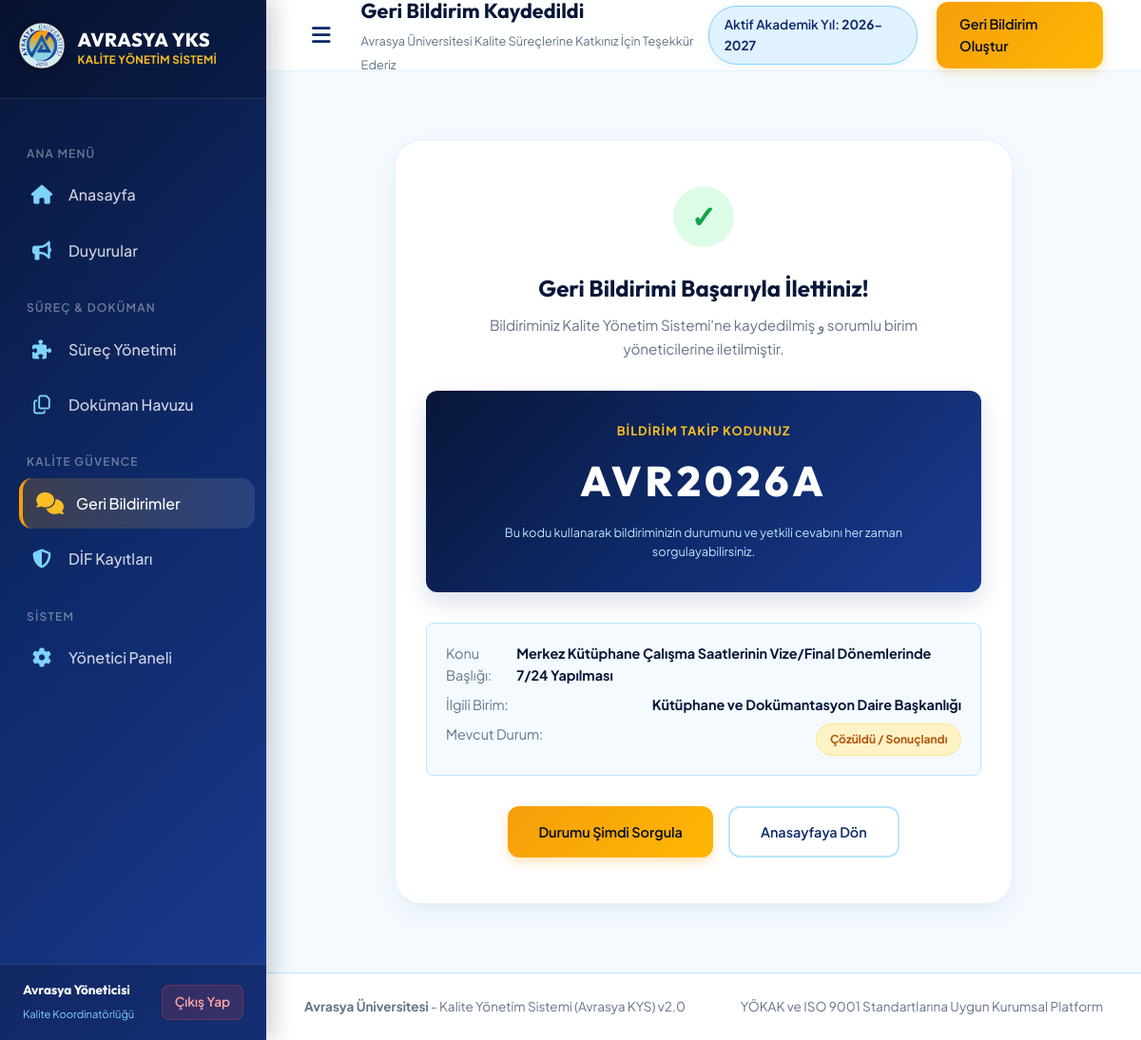
/feedback/success/AVR2026A/, run on the app's committed database.
### feedback/models.py (models this page shows, shortened)
class Feedback(models.Model):
    TYPE_CHOICES = [
        ('öneri', 'Öneri / Tavsiye'),
        ('şikayet', 'Şikayet / Memnuniyetsizlik'),
        ('takdir', 'Takdir / Teşekkür'),
        ('diğer', 'Diğer Kalite Bildirimi'),
    ]
    USER_TYPE_CHOICES = [
        ('öğrenci', 'Öğrenci'),
        ('akademik', 'Akademik Personel'),
        ('idari', 'İdari Personel'),
        ('dış', 'Dış Paydaş / Ziyaretçi'),
    ]
    STATUS_CHOICES = [
        ('beklemede', 'Beklemede / İçe aktarıldı'),
        ('islemde', 'Değerlendirme Aşamasında'),
        ('cozuldu', 'Çözüldü / Sonuçlandı'),
    ]
    tracking_code = models.CharField(max_length=15, unique=True, default=generate_tracking_code, verbose_name="Takip Kodu")
    feedback_type = models.CharField(max_length=20, choices=TYPE_CHOICES, default='öneri', verbose_name="Bildirim Türü")
    user_type = models.CharField(max_length=20, choices=USER_TYPE_CHOICES, default='öğrenci', verbose_name="Paydaş Türü")
    unit = models.CharField(max_length=150, verbose_name="İlgili Birim / Fakülte", default="Avrasya Üniversitesi Genel")
    name_surname = models.CharField(max_length=100, blank=True, null=True, default="Anonim Paydaş", verbose_name="Ad Soyad")
    email = models.EmailField(blank=True, null=True, verbose_name="E-Posta")
    subject = models.CharField(max_length=200, verbose_name="Konu")
    message = models.TextField(verbose_name="Bildirim Detayı / Mesaj")
    status = models.CharField(max_length=20, choices=STATUS_CHOICES, default='beklemede', verbose_name="Durum")
    admin_response = models.TextField(blank=True, null=True, verbose_name="Birim / Kalite Koordinatörlüğü Cevabı")
    created_at = models.DateTimeField(auto_now_add=True, verbose_name="Oluşturulma Tarihi")
    updated_at = models.DateTimeField(auto_now=True, verbose_name="Son Güncelleme")
    class Meta:
        verbose_name = "Geri Bildirim"
        verbose_name_plural = "Geri Bildirimler"
        ordering = ['-created_at']

### feedback/views.py (the view)
# urls.py: path('success/<str:tracking_code>/', views.feedback_success, name='feedback_success'),
def feedback_success(request, tracking_code):
    fb = get_object_or_404(Feedback, tracking_code=tracking_code)
    return render(request, 'feedback/feedback_success.html', {'feedback': fb})

### templates/feedback/feedback_success.html (shortened to what this page needs)
{% extends 'base.html' %}
{% load static %}
{% block page_subtitle %}Avrasya Üniversitesi Kalite Süreçlerine Katkınız İçin Teşekkür Ederiz{% endblock %}
{% block content %}
<div style="max-width: 650px; margin: 2rem auto; text-align: center;">
    <div class="section-card" style="padding: 3rem 2rem;">
        <div style="width: 64px; height: 64px; background: #dcfce7; color: #16a34a; border-radius: 50%; display: flex; align-items: center; justify-content: center; font-size: 2rem; font-weight: bold; margin: 0 auto 1.5rem;">
            ✓
        </div>
        <h2 style="color: var(--navy-900); margin-bottom: 0.5rem;">Geri Bildirimi Başarıyla İlettiniz!</h2>
        <p style="color: var(--text-muted); font-size: 0.95rem; max-width: 480px; margin: 0 auto 2rem;">
            Bildiriminiz Kalite Yönetim Sistemi'ne kaydedilmiş و sorumlu birim yöneticilerine iletilmiştir.
        </p>
        <div style="background: var(--navy-gradient); color: #fff; padding: 2rem; border-radius: 12px; margin-bottom: 2rem; position: relative; overflow: hidden; box-shadow: 0 10px 25px rgba(15, 42, 106, 0.15);">
            <span style="font-size: 0.8rem; text-transform: uppercase; color: var(--gold-400); font-weight: 700; letter-spacing: 1px; display: block; margin-bottom: 0.5rem;">
                BİLDİRİM TAKİP KODUNUZ
            </span>
            <div style="font-family: 'Outfit', sans-serif; font-size: 2.75rem; font-weight: 800; color: #fff; letter-spacing: 4px; margin: 0.5rem 0;">
                {{ feedback.tracking_code }}
            </div>
            <p style="font-size: 0.8rem; color: var(--ice-200); margin: 0;">
                Bu kodu kullanarak bildiriminizin durumunu ve yetkili cevabını her zaman sorgulayabilirsiniz.
            </p>
        </div>
        <div style="background: var(--ice-50); border: 1px solid var(--ice-200); padding: 1.25rem; border-radius: 8px; text-align: left; margin-bottom: 2rem;">
            <div style="display: flex; justify-content: space-between; margin-bottom: 0.5rem; font-size: 0.9rem;">
                <span style="color: var(--text-muted);">Konu Başlığı:</span>
                <strong style="color: var(--navy-900);">{{ feedback.subject }}</strong>
            </div>
            <div style="display: flex; justify-content: space-between; margin-bottom: 0.5rem; font-size: 0.9rem;">
                <span style="color: var(--text-muted);">İlgili Birim:</span>
                <strong style="color: var(--navy-900);">{{ feedback.unit }}</strong>
            </div>
            <div style="display: flex; justify-content: space-between; font-size: 0.9rem;">
                <span style="color: var(--text-muted);">Mevcut Durum:</span>
                <span class="status-badge badge-pending">{{ feedback.get_status_display }}</span>
            </div>
        </div>
        <div style="display: flex; justify-content: center; gap: 1rem; flex-wrap: wrap;">
            <a href="{% url 'feedback_track' %}?code={{ feedback.tracking_code }}" class="btn btn-gold" style="padding: 0.85rem 2rem; font-weight: 600;">
                Durumu Şimdi Sorgula
            </a>
            <a href="{% url 'dashboard' %}" class="btn btn-outline" style="padding: 0.85rem 2rem; font-weight: 600;">
                Anasayfaya Dön
            </a>
        </div>
    </div>
</div>
{% endblock %}

### static/css/style.css (style rules this page uses)
:root { --navy-950: #050d21; --navy-900: #081638; --navy-800: #0f2a6a; --navy-700: #1a3a8f; --navy-600: #254ebb; --gold-400: #fbbf24; --gold-500: #f59e0b; --gold-600: #d97706; --ice-50: #f4faff; --ice-100: #e0f2fe; --ice-200: #bae6fd; --ice-300: #7dd3fc; --text-main: #0f172a; --text-muted: #64748b; --text-light: #94a3b8; --bg-main: var(--ice-50); --bg-card: rgba(255, 255, 255, 0.9); --navy-gradient: linear-gradient(135deg, #081638 0%, #0f2a6a 50%, #1a3a8f 100%); --gold-gradient: linear-gradient(135deg, #f59e0b 0%, #ffb703 100%); --card-gradient: linear-gradient(145deg, rgba(255,255,255,0.95) 0%, rgba(240,249,255,0.85) 100%); --glass-bg: rgba(255, 255, 255, 0.85); --glass-border: rgba(224, 242, 254, 0.9); --glass-shadow: 0 10px 30px -5px rgba(15, 42, 106, 0.08), 0 4px 10px -5px rgba(15, 42, 106, 0.04); --hover-shadow: 0 20px 40px -10px rgba(15, 42, 106, 0.15), 0 0 15px rgba(245, 158, 11, 0.2); --radius-sm: 8px; --radius-md: 14px; --radius-lg: 20px; --radius-xl: 28px; --transition: all 0.3s cubic-bezier(0.4, 0, 0.2, 1); }
* { margin: 0; padding: 0; box-sizing: border-box; }
body { font-family: 'Plus Jakarta Sans', 'Outfit', sans-serif; background-color: var(--bg-main); color: var(--text-main); line-height: 1.6; overflow-x: hidden; }
h1, h2, h3, h4, h5, h6 { font-family: 'Outfit', sans-serif; font-weight: 700; color: var(--navy-900); }
a { text-decoration: none; color: inherit; transition: var(--transition); }
.section-card { background: #ffffff; border-radius: var(--radius-xl); padding: 2rem; border: 1px solid var(--glass-border); box-shadow: var(--glass-shadow); margin-bottom: 2rem; }
.btn { display: inline-flex; align-items: center; gap: 0.5rem; padding: 0.75rem 1.5rem; border-radius: 12px; font-weight: 600; font-size: 0.9rem; cursor: pointer; transition: var(--transition); border: none; outline: none; }
.btn-gold { background: var(--gold-gradient); color: var(--navy-950); font-weight: 700; box-shadow: 0 4px 12px rgba(245, 158, 11, 0.3); }
.btn-outline { background: transparent; border: 2px solid var(--ice-200); color: var(--navy-800); }
.status-badge { padding: 0.4rem 0.85rem; border-radius: 20px; font-size: 0.75rem; font-weight: 700; display: inline-flex; align-items: center; gap: 0.35rem; }
.badge-pending { background: #fef3c7; color: #b45309; border: 1px solid #fde68a; }

### data on the page
Feedback: tracking_code "AVR2026A", subject "Merkez Kütüphane Çalışma Saatlerinin Vize/Final Dönemlerinde 7/24 Yapılması", unit "Kütüphane ve Dokümantasyon Daire Başkanlığı", status "Çözüldü / Sonuçlandı"
